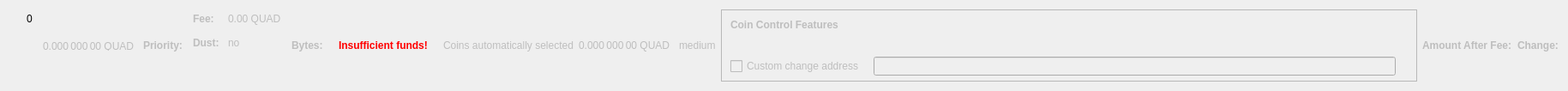
    <widget class="QWidget" name="dummyHideWidget" native="true">
     <property name="maximumSize">
      <size>
       <width>100</width>
       <height>22</height>
      </size>
     </property>
     <layout class="QHBoxLayout" name="dummyHideLayout">
      <item>
       <layout class="QFormLayout" name="formLayoutCoinControl1">
        <property name="horizontalSpacing">
         <number>10</number>
        </property>
        <property name="verticalSpacing">
         <number>14</number>
        </property>
        <property name="leftMargin">
         <number>10</number>
        </property>
        <property name="topMargin">
         <number>4</number>
        </property>
        <property name="rightMargin">
         <number>6</number>
        </property>
        <item row="0" column="1">
         <widget class="QLabel" name="labelCoinControlBytes">
          <property name="cursor">
           <cursorShape>IBeamCursor</cursorShape>
          </property>
          <property name="contextMenuPolicy">
           <enum>Qt::ActionsContextMenu</enum>
          </property>
          <property name="text">
           <string notr="true">0</string>
          </property>
          <property name="textInteractionFlags">
           <set>Qt::LinksAccessibleByMouse|Qt::TextSelectableByKeyboard|Qt::TextSelectableByMouse</set>
          </property>
         </widget>
        </item>
       </layout>
      </item>
      <item>
       <widget class="QLabel" name="labelCoinControlAfterFee">
        <property name="enabled">
         <bool>false</bool>
        </property>
        <property name="sizePolicy">
         <sizepolicy hsizetype="Fixed" vsizetype="Fixed">
          <horstretch>0</horstretch>
          <verstretch>0</verstretch>
         </sizepolicy>
        </property>
        <property name="minimumSize">
         <size>
          <width>111</width>
          <height>12</height>
         </size>
        </property>
        <property name="maximumSize">
         <size>
          <width>111</width>
          <height>12</height>
         </size>
        </property>
        <property name="cursor">
         <cursorShape>IBeamCursor</cursorShape>
        </property>
        <property name="contextMenuPolicy">
         <enum>Qt::ActionsContextMenu</enum>
        </property>
        <property name="text">
         <string notr="true">0.000 000 00 QUAD</string>
        </property>
        <property name="textInteractionFlags">
         <set>Qt::LinksAccessibleByMouse|Qt::TextSelectableByKeyboard|Qt::TextSelectableByMouse</set>
        </property>
       </widget>
      </item>
      <item>
       <widget class="QLabel" name="labelCoinControlPriorityText">
        <property name="enabled">
         <bool>false</bool>
        </property>
        <property name="font">
         <font>
          <weight>75</weight>
          <bold>true</bold>
         </font>
        </property>
        <property name="text">
         <string>Priority:</string>
        </property>
       </widget>
      </item>
      <item>
       <layout class="QHBoxLayout" name="horizontalLayout"/>
      </item>
      <item>
       <layout class="QFormLayout" name="formLayoutCoinControl3">
        <property name="horizontalSpacing">
         <number>10</number>
        </property>
        <property name="verticalSpacing">
         <number>14</number>
        </property>
        <property name="leftMargin">
         <number>6</number>
        </property>
        <property name="topMargin">
         <number>4</number>
        </property>
        <property name="rightMargin">
         <number>6</number>
        </property>
        <item row="0" column="0">
         <widget class="QLabel" name="labelCoinControlFeeText">
          <property name="enabled">
           <bool>false</bool>
          </property>
          <property name="font">
           <font>
            <weight>75</weight>
            <bold>true</bold>
           </font>
          </property>
          <property name="text">
           <string>Fee:</string>
          </property>
          <property name="margin">
           <number>0</number>
          </property>
         </widget>
        </item>
        <item row="0" column="1">
         <widget class="QLabel" name="labelCoinControlFee">
          <property name="enabled">
           <bool>false</bool>
          </property>
          <property name="cursor">
           <cursorShape>IBeamCursor</cursorShape>
          </property>
          <property name="contextMenuPolicy">
           <enum>Qt::ActionsContextMenu</enum>
          </property>
          <property name="text">
           <string notr="true">0.00 QUAD</string>
          </property>
          <property name="textInteractionFlags">
           <set>Qt::LinksAccessibleByMouse|Qt::TextSelectableByKeyboard|Qt::TextSelectableByMouse</set>
          </property>
         </widget>
        </item>
        <item row="1" column="0">
         <widget class="QLabel" name="labelCoinControlLowOutputText">
          <property name="enabled">
           <bool>false</bool>
          </property>
          <property name="font">
           <font>
            <weight>75</weight>
            <bold>true</bold>
           </font>
          </property>
          <property name="text">
           <string>Dust:</string>
          </property>
         </widget>
        </item>
        <item row="1" column="1">
         <widget class="QLabel" name="labelCoinControlLowOutput">
          <property name="enabled">
           <bool>false</bool>
          </property>
          <property name="cursor">
           <cursorShape>IBeamCursor</cursorShape>
          </property>
          <property name="contextMenuPolicy">
           <enum>Qt::ActionsContextMenu</enum>
          </property>
          <property name="text">
           <string>no</string>
          </property>
          <property name="textInteractionFlags">
           <set>Qt::LinksAccessibleByMouse|Qt::TextSelectableByKeyboard|Qt::TextSelectableByMouse</set>
          </property>
         </widget>
        </item>
       </layout>
      </item>
      <item>
       <widget class="QLabel" name="labelCoinControlBytesText">
        <property name="enabled">
         <bool>false</bool>
        </property>
        <property name="font">
         <font>
          <weight>75</weight>
          <bold>true</bold>
         </font>
        </property>
        <property name="text">
         <string>Bytes:</string>
        </property>
       </widget>
      </item>
      <item>
       <layout class="QFormLayout" name="formLayoutCoinControl2">
        <property name="horizontalSpacing">
         <number>10</number>
        </property>
        <property name="verticalSpacing">
         <number>14</number>
        </property>
        <property name="leftMargin">
         <number>6</number>
        </property>
        <property name="topMargin">
         <number>4</number>
        </property>
        <property name="rightMargin">
         <number>6</number>
        </property>
       </layout>
      </item>
      <item>
       <layout class="QHBoxLayout" name="horizontalLayoutCoinControl2">
        <property name="spacing">
         <number>8</number>
        </property>
        <property name="bottomMargin">
         <number>10</number>
        </property>
       </layout>
      </item>
      <item>
       <widget class="QLabel" name="labelCoinControlInsuffFunds">
        <property name="enabled">
         <bool>false</bool>
        </property>
        <property name="minimumSize">
         <size>
          <width>0</width>
          <height>0</height>
         </size>
        </property>
        <property name="font">
         <font>
          <weight>75</weight>
          <bold>true</bold>
         </font>
        </property>
        <property name="styleSheet">
         <string notr="true">color:red;font-weight:bold;</string>
        </property>
        <property name="text">
         <string>Insufficient funds!</string>
        </property>
        <property name="margin">
         <number>5</number>
        </property>
       </widget>
      </item>
      <item>
       <layout class="QFormLayout" name="formLayoutCoinControl4">
        <property name="horizontalSpacing">
         <number>10</number>
        </property>
        <property name="verticalSpacing">
         <number>14</number>
        </property>
        <property name="leftMargin">
         <number>6</number>
        </property>
        <property name="topMargin">
         <number>4</number>
        </property>
        <property name="rightMargin">
         <number>6</number>
        </property>
       </layout>
      </item>
      <item>
       <widget class="QLabel" name="labelCoinControlAutomaticallySelected">
        <property name="enabled">
         <bool>false</bool>
        </property>
        <property name="sizePolicy">
         <sizepolicy hsizetype="Fixed" vsizetype="Fixed">
          <horstretch>0</horstretch>
          <verstretch>0</verstretch>
         </sizepolicy>
        </property>
        <property name="minimumSize">
         <size>
          <width>0</width>
          <height>0</height>
         </size>
        </property>
        <property name="maximumSize">
         <size>
          <width>240</width>
          <height>16777215</height>
         </size>
        </property>
        <property name="text">
         <string>Coins automatically selected</string>
        </property>
        <property name="margin">
         <number>5</number>
        </property>
       </widget>
      </item>
      <item>
       <widget class="QLabel" name="labelCoinControlChange">
        <property name="enabled">
         <bool>false</bool>
        </property>
        <property name="sizePolicy">
         <sizepolicy hsizetype="Fixed" vsizetype="Fixed">
          <horstretch>0</horstretch>
          <verstretch>0</verstretch>
         </sizepolicy>
        </property>
        <property name="minimumSize">
         <size>
          <width>111</width>
          <height>0</height>
         </size>
        </property>
        <property name="maximumSize">
         <size>
          <width>111</width>
          <height>16777215</height>
         </size>
        </property>
        <property name="cursor">
         <cursorShape>IBeamCursor</cursorShape>
        </property>
        <property name="contextMenuPolicy">
         <enum>Qt::ActionsContextMenu</enum>
        </property>
        <property name="text">
         <string notr="true">0.000 000 00 QUAD</string>
        </property>
        <property name="textInteractionFlags">
         <set>Qt::LinksAccessibleByMouse|Qt::TextSelectableByKeyboard|Qt::TextSelectableByMouse</set>
        </property>
       </widget>
      </item>
      <item>
       <widget class="QLabel" name="labelCoinControlPriority">
        <property name="enabled">
         <bool>false</bool>
        </property>
        <property name="cursor">
         <cursorShape>IBeamCursor</cursorShape>
        </property>
        <property name="contextMenuPolicy">
         <enum>Qt::ActionsContextMenu</enum>
        </property>
        <property name="text">
         <string>medium</string>
        </property>
        <property name="textInteractionFlags">
         <set>Qt::LinksAccessibleByMouse|Qt::TextSelectableByKeyboard|Qt::TextSelectableByMouse</set>
        </property>
       </widget>
      </item>
      <item>
       <widget class="QFrame" name="frameCoinControl">
        <property name="sizePolicy">
         <sizepolicy hsizetype="Expanding" vsizetype="Expanding">
          <horstretch>0</horstretch>
          <verstretch>0</verstretch>
         </sizepolicy>
        </property>
        <property name="maximumSize">
         <size>
          <width>16777215</width>
          <height>16777215</height>
         </size>
        </property>
        <property name="frameShape">
         <enum>QFrame::StyledPanel</enum>
        </property>
        <property name="frameShadow">
         <enum>QFrame::Sunken</enum>
        </property>
        <layout class="QVBoxLayout" name="verticalLayoutCoinControl2_2">
         <property name="spacing">
          <number>0</number>
         </property>
         <property name="leftMargin">
          <number>0</number>
         </property>
         <property name="topMargin">
          <number>0</number>
         </property>
         <property name="rightMargin">
          <number>0</number>
         </property>
         <property name="bottomMargin">
          <number>6</number>
         </property>
         <item>
          <layout class="QVBoxLayout" name="verticalLayoutCoinControl" stretch="0,0,0,1">
           <property name="spacing">
            <number>0</number>
           </property>
           <property name="leftMargin">
            <number>10</number>
           </property>
           <property name="topMargin">
            <number>10</number>
           </property>
           <item>
            <layout class="QHBoxLayout" name="horizontalLayoutCoinControl1">
             <property name="bottomMargin">
              <number>15</number>
             </property>
             <item>
              <widget class="QLabel" name="labelCoinControlFeatures">
               <property name="enabled">
                <bool>false</bool>
               </property>
               <property name="sizePolicy">
                <sizepolicy hsizetype="Preferred" vsizetype="Maximum">
                 <horstretch>0</horstretch>
                 <verstretch>0</verstretch>
                </sizepolicy>
               </property>
               <property name="font">
                <font>
                 <weight>75</weight>
                 <bold>true</bold>
                </font>
               </property>
               <property name="styleSheet">
                <string notr="true">font-weight:bold;</string>
               </property>
               <property name="text">
                <string>Coin Control Features</string>
               </property>
              </widget>
             </item>
            </layout>
           </item>
           <item>
            <widget class="QWidget" name="widgetCoinControl" native="true">
             <property name="sizePolicy">
              <sizepolicy hsizetype="Preferred" vsizetype="Preferred">
               <horstretch>0</horstretch>
               <verstretch>0</verstretch>
              </sizepolicy>
             </property>
             <property name="minimumSize">
              <size>
               <width>0</width>
               <height>0</height>
              </size>
             </property>
             <property name="styleSheet">
              <string notr="true"/>
             </property>
             <layout class="QHBoxLayout" name="horizontalLayoutCoinControl5_2">
              <property name="leftMargin">
               <number>0</number>
              </property>
              <property name="topMargin">
               <number>0</number>
              </property>
              <property name="rightMargin">
               <number>0</number>
              </property>
              <property name="bottomMargin">
               <number>0</number>
              </property>
              <item>
               <layout class="QHBoxLayout" name="horizontalLayoutCoinControl3">
                <property name="spacing">
                 <number>20</number>
                </property>
                <property name="topMargin">
                 <number>0</number>
                </property>
                <property name="bottomMargin">
                 <number>10</number>
                </property>
               </layout>
              </item>
             </layout>
            </widget>
           </item>
           <item>
            <layout class="QHBoxLayout" name="horizontalLayoutCoinControl4" stretch="0,0,0">
             <property name="spacing">
              <number>12</number>
             </property>
             <property name="sizeConstraint">
              <enum>QLayout::SetDefaultConstraint</enum>
             </property>
             <property name="topMargin">
              <number>5</number>
             </property>
             <property name="rightMargin">
              <number>5</number>
             </property>
             <item>
              <widget class="QCheckBox" name="checkBoxCoinControlChange">
               <property name="enabled">
                <bool>false</bool>
               </property>
               <property name="toolTip">
                <string>If this is activated, but the change address is empty or invalid, change will be sent to a newly generated address.</string>
               </property>
               <property name="text">
                <string>Custom change address</string>
               </property>
              </widget>
             </item>
             <item>
              <widget class="QValidatedLineEdit" name="lineEditCoinControlChange">
               <property name="enabled">
                <bool>false</bool>
               </property>
               <property name="sizePolicy">
                <sizepolicy hsizetype="Expanding" vsizetype="Fixed">
                 <horstretch>0</horstretch>
                 <verstretch>0</verstretch>
                </sizepolicy>
               </property>
              </widget>
             </item>
             <item>
              <widget class="QLabel" name="labelCoinControlChangeLabel_2">
               <property name="sizePolicy">
                <sizepolicy hsizetype="Preferred" vsizetype="Expanding">
                 <horstretch>0</horstretch>
                 <verstretch>0</verstretch>
                </sizepolicy>
               </property>
               <property name="minimumSize">
                <size>
                 <width>0</width>
                 <height>0</height>
                </size>
               </property>
               <property name="text">
                <string/>
               </property>
               <property name="margin">
                <number>3</number>
               </property>
              </widget>
             </item>
            </layout>
           </item>
           <item>
            <spacer name="verticalSpacerCoinControl">
             <property name="orientation">
              <enum>Qt::Vertical</enum>
             </property>
             <property name="sizeHint" stdset="0">
              <size>
               <width>800</width>
               <height>1</height>
              </size>
             </property>
            </spacer>
           </item>
          </layout>
         </item>
        </layout>
       </widget>
      </item>
      <item>
       <widget class="QLabel" name="labelCoinControlAfterFeeText">
        <property name="enabled">
         <bool>false</bool>
        </property>
        <property name="minimumSize">
         <size>
          <width>0</width>
          <height>0</height>
         </size>
        </property>
        <property name="maximumSize">
         <size>
          <width>16777215</width>
          <height>16777215</height>
         </size>
        </property>
        <property name="font">
         <font>
          <weight>75</weight>
          <bold>true</bold>
         </font>
        </property>
        <property name="text">
         <string>Amount After Fee:</string>
        </property>
        <property name="alignment">
         <set>Qt::AlignLeading|Qt::AlignLeft|Qt::AlignVCenter</set>
        </property>
        <property name="margin">
         <number>0</number>
        </property>
       </widget>
      </item>
      <item>
       <widget class="QLabel" name="labelCoinControlChangeText">
        <property name="enabled">
         <bool>false</bool>
        </property>
        <property name="sizePolicy">
         <sizepolicy hsizetype="Preferred" vsizetype="Preferred">
          <horstretch>0</horstretch>
          <verstretch>0</verstretch>
         </sizepolicy>
        </property>
        <property name="minimumSize">
         <size>
          <width>0</width>
          <height>0</height>
         </size>
        </property>
        <property name="maximumSize">
         <size>
          <width>16777215</width>
          <height>16777215</height>
         </size>
        </property>
        <property name="font">
         <font>
          <weight>75</weight>
          <bold>true</bold>
         </font>
        </property>
        <property name="text">
         <string>Change:</string>
        </property>
        <property name="alignment">
         <set>Qt::AlignLeading|Qt::AlignLeft|Qt::AlignVCenter</set>
        </property>
       </widget>
      </item>
     </layout>
    </widget>
